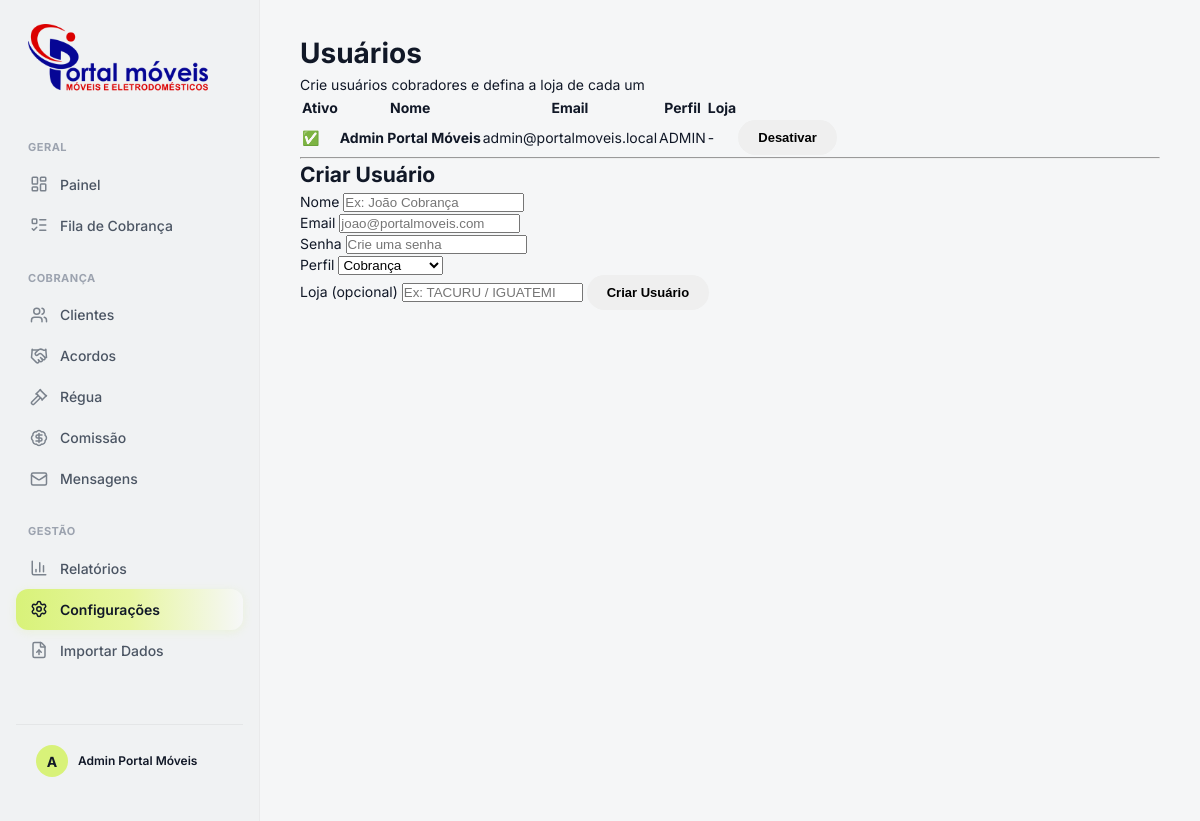
The app's page /users (signed in) with its own data.
### app/main.py (models this page shows)
class User(Base):
    __tablename__ = "users"
    id = Column(Integer, primary_key=True)
    name = Column(String(120), nullable=False)
    email = Column(String(190), unique=True, nullable=False)
    password_hash = Column(String(255), nullable=False)
    role = Column(String(20), nullable=False, default="ADMIN")  # ADMIN/COBRANCA
    store = Column(String(80), nullable=True)
    active = Column(Boolean, default=True)
    created_at = Column(DateTime, default=datetime.utcnow)
    updated_at = Column(DateTime, default=datetime.utcnow)

### app/main.py (the view)
@app.get("/users", response_class=HTMLResponse)
def users_page(request: Request, db: Session = Depends(get_db)):
    user = require_login(request, db)
    if user.role != "ADMIN":
        raise HTTPException(status_code=403, detail="Apenas ADMIN")
    users = db.query(User).order_by(User.role.desc(), User.name.asc()).all()
    return render("users.html", request=request, user=user, title="Usuários", users=users, msg=request.query_params.get("msg"))

### app/templates/users.html (shortened to what this page needs)
{% extends "layout.html" %}
{% block content %}
<div class="card">
  <div class="card-header">
    <div>
      <h1>Usuários</h1>
      <p class="muted small">Crie usuários cobradores e defina a loja de cada um</p>
    </div>
  </div>
  <div class="table-wrap">
    <table class="table">
      <thead>
        <tr>
          <th>Ativo</th>
          <th>Nome</th>
          <th>Email</th>
          <th>Perfil</th>
          <th>Loja</th>
          <th></th>
        </tr>
      </thead>
      <tbody>
        {% for u in users %}
        <tr>
          <td>{% if u.active %}✅{% else %}❌{% endif %}</td>
          <td><b>{{ u.name }}</b></td>
          <td class="muted">{{ u.email }}</td>
          <td><span class="pill">{{ u.role }}</span></td>
          <td class="muted">{{ u.store or "-" }}</td>
          <td>
            <form method="post" action="/users/{{ u.id }}/toggle">
              <button class="btn small" type="submit">{% if u.active %}Desativar{% else %}Ativar{% endif %}</button>
            </form>
          </td>
        </tr>
        {% endfor %}
      </tbody>
    </table>
  </div>
  <hr class="sep">
  <div class="card inner">
    <h2>Criar Usuário</h2>
    <form method="post" action="/users" class="form">
      <div class="grid2">
        <div>
          <label>Nome</label>
          <input name="name" placeholder="Ex: João Cobrança" required>
        </div>
        <div>
          <label>Email</label>
          <input name="email" placeholder="joao@portalmoveis.com" required>
        </div>
      </div>
      <div class="grid2">
        <div>
          <label>Senha</label>
          <input name="password" placeholder="Crie uma senha" required>
        </div>
        <div>
          <label>Perfil</label>
          <select name="role">
            <option value="COBRANCA">Cobrança</option>
          </select>
        </div>
      </div>
      <label>Loja (opcional)</label>
      <input name="store" placeholder="Ex: TACURU / IGUATEMI">
      <button class="btn primary" type="submit">Criar Usuário</button>
    </form>
  </div>
</div>
{% endblock %}

### app/templates/layout.html (shortened to what this page needs)
<!doctype html>
<html lang="pt-br">
<head>
  <link rel="stylesheet" href="/static/css/app.css?v=0212">
</head>
<body>
  {% if not user %}
  {% block login_content %}{% endblock %}
  {% else %}
  <div class="app-shell">
    <aside class="sidebar" id="sidebar">
      <div class="sidebar-brand">
        <img src="/static/logo.png" alt="Portal Móveis" style="width: 180px; height: auto; margin-bottom: 10px;">
      </div>
      <nav class="sidebar-nav">
        <div class="sidebar-group-label">Geral</div>
        <a class="nav-link {% if active_page == 'dashboard' %}active{% endif %}" href="/dashboard">
          <i data-lucide="layout-dashboard"></i> Painel
        </a>
        <a class="nav-link {% if active_page == 'queue' %}active{% endif %}" href="/queue">
          <i data-lucide="list-todo"></i> Fila de Cobrança
        </a>
        <div class="sidebar-group-label">Cobrança</div>
        <a class="nav-link {% if active_page == 'customers' %}active{% endif %}" href="/customers">
          <i data-lucide="users"></i> Clientes
        </a>
        <a class="nav-link {% if active_page == 'agreements' %}active{% endif %}" href="/agreements">
          <i data-lucide="handshake"></i> Acordos
        </a>
        <a class="nav-link {% if active_page == 'rules' %}active{% endif %}" href="/rules">
          <i data-lucide="gavel"></i> Régua
        </a>
        <a class="nav-link {% if active_page == 'commissions' %}active{% endif %}" href="/commissions">
          <i data-lucide="badge-dollar-sign"></i> Comissão
        </a>
        <a class="nav-link {% if active_page == 'messages' %}active{% endif %}" href="/messages">
          <i data-lucide="mail"></i> Mensagens
        </a>
        {% if user.role == "ADMIN" %}
        <div class="sidebar-group-label">Gestão</div>
        <a class="nav-link {% if active_page == 'reports' %}active{% endif %}" href="/reports">
          <i data-lucide="bar-chart-3"></i> Relatórios
        </a>
        <a class="nav-link {% if active_page == 'users' %}active{% endif %}" href="/users">
          <i data-lucide="settings"></i> Configurações
        </a>
        <a class="nav-link {% if active_page == 'import' %}active{% endif %}" href="/import">
          <i data-lucide="file-up"></i> Importar Dados
        </a>
        {% endif %}
      </nav>
      <div style="margin-top:auto; padding:20px; border-top:1px solid var(--border)">
        <div style="display:flex;align-items:center;gap:10px">
          <div
            style="width:32px;height:32px;border-radius:50%;background:var(--primary);display:flex;align-items:center;justify-content:center;font-weight:700">
            {{ user.name[0] }}
          </div>
          <div style="font-size:12px;font-weight:600">{{ user.name }}</div>
        </div>
      </div>
    </aside>
    <div class="sidebar-overlay" id="sidebarOverlay" onclick="toggleSidebar()"></div>
    <header class="topbar">
      <div class="topbar-left">
        <button class="menu-toggle" onclick="toggleSidebar()" aria-label="Menu">☰</button>
        <div class="topbar-title">{{ page_title or "Painel" }}</div>
      </div>
      <div class="topbar-right">
        <div class="topbar-quick-links">
          <a href="/dashboard" {% if active_page=='dashboard' %}class="active" {% endif %}>Painel</a>
          <a href="/queue" {% if active_page=='queue' %}class="active" {% endif %}>Fila</a>
          <a href="/customers" {% if active_page=='customers' %}class="active" {% endif %}>Clientes</a>
        </div>
      </div>
    </header>
    <main class="main-content">
      <div class="container">
        {% block content %}{% endblock %}
      </div>
    </main>
  </div>
  <footer class="footer">
    <span>Portal Móveis · v{{ APP_VERSION or '4.0' }}</span>
  </footer>
  {% endif %}
</body>
</html>

### app/static/css/app.css (style rules this page uses)
:root { --bg: #F5F6F7; --sidebar-bg: #F0F2F3; --surface: #FFFFFF; --primary: #D8F279; --primary-hover: #CBEF6A; --primary-text: #3F4D22; --grad-primary: linear-gradient(90deg, #D8F279 0%, #E7F6A0 50%, rgba(255, 255, 255, 0.4) 100%); --grad-hover: linear-gradient(90deg, #CBEF6A 0%, #D8F279 100%); --success: #7CCF7A; --success-bg: #E8F9E8; --warning: #F2C94C; --warning-bg: #FFF8E1; --danger: #E76F51; --danger-bg: #FDECE8; --text: #111827; --text-2: #4B5563; --text-3: #9CA3AF; --font-main: 'Inter', system-ui, sans-serif; --border: rgba(0, 0, 0, 0.05); --shadow-card: 0 4px 20px rgba(0, 0, 0, 0.03); --shadow-float: 0 10px 30px rgba(0, 0, 0, 0.05); --sidebar-w: 260px; --topbar-h: 70px; --radius-sm: 8px; --radius-md: 12px; --radius-lg: 18px; --ease: cubic-bezier(0.2, 0.8, 0.2, 1); }
*, *::before, *::after { box-sizing: border-box; margin: 0; padding: 0 }
html { -webkit-font-smoothing: antialiased; }
body { font-family: var(--font-main); background: var(--bg); color: var(--text); font-size: 14px; line-height: 1.5; }
a { text-decoration: none; color: inherit; transition: all .2s }
img { max-width: 100%; display: block }
.app-shell { display: grid; grid-template-columns: var(--sidebar-w) 1fr; grid-template-areas: "sidebar main"; min-height: 100vh; }
.sidebar { grid-area: sidebar; background: var(--sidebar-bg); border-right: 1px solid rgba(0, 0, 0, 0.03); display: flex; flex-direction: column; position: fixed; top: 0; left: 0; bottom: 0; width: var(--sidebar-w); padding: 24px 16px; overflow-y: auto; z-index: 100; }
.sidebar-brand { padding: 0 12px 32px; display: flex; flex-direction: column; gap: 4px; }
.sidebar-brand img { width: 130px; }
.sidebar-group-label { font-size: 11px; font-weight: 700; color: var(--text-3); text-transform: uppercase; letter-spacing: 0.5px; margin: 24px 12px 8px; }
.sidebar-group-label:first-of-type { margin-top: 0 }
.nav-link { display: flex; align-items: center; gap: 12px; padding: 10px 14px; border-radius: var(--radius-md); color: var(--text-2); font-weight: 500; transition: all .2s var(--ease); }
.nav-link.active { background: var(--grad-primary); color: var(--text); font-weight: 600; box-shadow: 0 2px 10px rgba(216, 242, 121, 0.2); }
.nav-link svg { width: 18px; height: 18px; opacity: 0.7 }
.nav-link.active svg { opacity: 1; color: var(--text) }
.main-content { grid-area: main; padding: 32px 40px 60px; max-width: 1600px; margin: 0 auto; width: 100%; }
.btn { display: inline-flex; align-items: center; gap: 8px; padding: 10px 20px; border-radius: 50px; font-size: 13px; font-weight: 600; cursor: pointer; border: none; transition: transform .1s; }

### records on screen
User: name "A", name "Admin Portal Móveis", email "admin@portalmoveis.local", role "ADMIN", store "-", active "Desativar"
